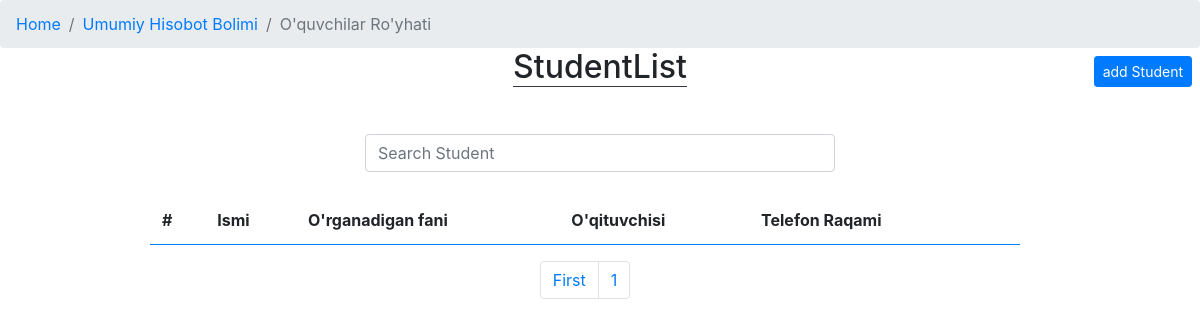
/profile/all/students/ (signed in), run on an earlier commit of the app's database.
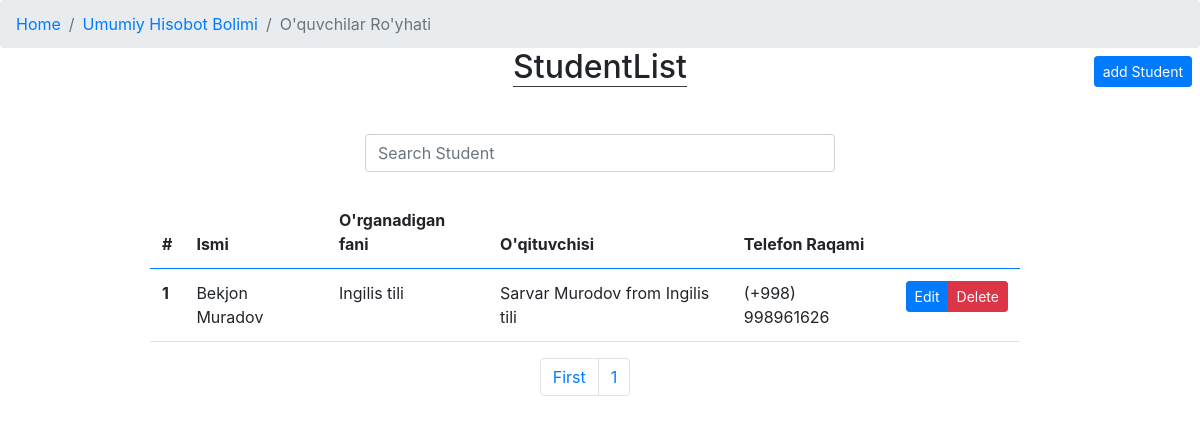
And on a later commit of the database.
### app/models.py (models this page shows, shortened)
class Student(models.Model):
    f_name = models.CharField(_("To'liq ismi"), max_length=100)
    subject = models.ForeignKey(Subject, verbose_name=_("O'rganadigan fani"), on_delete=models.CASCADE)
    teacher = models.ForeignKey(Teacher, verbose_name=_("O'qituvchisi"), on_delete=models.CASCADE)
    phone_num = models.CharField(_("Telefon raqami"), max_length=9)
    study_days = models.CharField(_("O'qish Kunlari"), max_length=50, choices=study_days, default='option')
    study_type = models.CharField(_("O'qish turi"), max_length=50, choices=study_type, default='option')
    lesson_time = models.CharField(_("Dars boshlanish vaqti"), max_length=50)
    registered_date = models.DateTimeField(_("Ro'yhatga olingan vaqti"), auto_now_add=True)
    """Bitta student shu oyda necha pul tolov qilganligini ko'rsatadi"""

class Subject(models.Model):
    name =models.CharField(_("Fan nomi"), max_length=100)
    added_date = models.DateTimeField(_("qoshilgan fani"), auto_now_add=True)
    def __str__(self):
        return self.name
    """Bitta fan uchun shu oyda qancha tolanganligini ko'rsatadi"""
    """Bitta fanda nechta o'qituvchi borligini ko'rsatadi"""
    """Bitta fanda nechta o'quvchi borligini ko'rsatadi"""

class Teacher(models.Model):
    f_name = models.CharField(_("To'liq ismi"), max_length=100)
    subject = models.ForeignKey(Subject, verbose_name=_("O'qitadigan fani"), on_delete=models.CASCADE)
    address = models.CharField(_("Manzil"), max_length=100)
    phone_num = models.CharField(_("Telefon raqami"), max_length=9)
    registred_time = models.DateTimeField(_("royhatga olingan vaqt"), auto_now_add=True)
    def __str__(self):
        return f'{self.f_name} from {self.subject.name}'
    """Bitta fan uchun shu oyda qancha tolanganligini ko'rsatadi"""
    """Bitta o'qituvchi qancha oylik olishligini ko'rsatadi"""
    """Hamma o'qituvchi qancha olishligini ko'rsatadi"""
    """Bitta O'qituvchida nechta o'quvchi borligini ko'rsatadi"""

### app/views.py (the view)
# urls.py: path("all/students/", StudentsList.as_view(), name="StudentList"),
class StudentsList(ListView):
    model = Student
    template_name = 'all/all_students.html'
    ordering = '-registered_date'
    paginate_by = 5

### app/templates/all/all_students.html (shortened to what this page needs)
{% extends "index.html" %}
{% block content %}
<nav aria-label="breadcrumb" class="fixed-top">
    <ol class="breadcrumb">
        <li class="breadcrumb-item" ><a href="{% url 'app:Home' %}">Home</a></li>
        <li class="breadcrumb-item" ><a href="{% url 'app:ReportSection' %}">Umumiy Hisobot Bolimi</a></li>
        <li class="breadcrumb-item active" aria-current="page">O'quvchilar Ro'yhati</li>
    </ol>
</nav>
<div class="text-right fixed-top mt-5">
    <a href="{% url 'app:RegisterStudent' %}" class="mt-2 btn btn-primary btn-sm mr-2">add Student</a>
</div>
<div class="wrapper my-5">
    <h2 class="text-center"><span class="border-bottom border-dark"> StudentList </span></h2>
</div>
<div class="col-md-5 m-auto">
    <form action="" class="my-4" method="get">
        <input class="form-control" type="search" name="S" id="" placeholder="Search Student">
    </form>
</div>
<div class="row" style="margin-right: 15px;">
    <div class="col-md-9 m-auto">
        <table class="table table-hover table-borderless">
            <thead class="border-bottom border-primary">
                <tr>
                    <th>#</th>
                    <th>Ismi</th>
                    <th>O'rganadigan fani</th>
                    <th>O'qituvchisi</th>
                    <th>Telefon Raqami</th>
                    <th></th>
                </tr>
            </thead>
            <tbody>
                {% for i in object_list %}
                    <tr class="border-bottom">
                        <th>{{ forloop.counter }}</th>
                        <td> {{i.f_name}} </td>
                        <td> {{i.subject}} </td>
                        <td> {{i.teacher}}</td>
                        <td> (+998) {{i.phone_num}} </td>
                        <td class="btn-group btn-group-sm">
                            <a href="{% url 'app:UpdateStudent' pk=i.pk %}" class="btn btn-primary" >Edit</a>
                            {% if user.admin == True %}
                            <button type="button" class="btn btn-danger" data-toggle="modal" data-target="#exampleModal{{i.pk}}">
                                Delete
                            </button>
                        {% endif %}
                        </td>
                    </tr>
                            </div>
                {% endfor %}
            </tbody>
        </table>
        <nav aria-label="Page navigation example">
            <ul class="pagination justify-content-center">
                <li class="page-item"><a href="?page=1" class="page-link">First</a></li>
                <li class="page-item"><a href="?page={{ page_obj.number }}" class="page-link">{{ page_obj.number }}</a></li>
            </ul>
        </nav>
    </div>
</div>
{% endblock content %}

What changed in the data, as far as the page shows it:
added Student: f_name "Bekjon Muradov", subject "Ingilis tili", teacher "Sarvar Murodov from Ingilis tili", phone_num "998961626"
